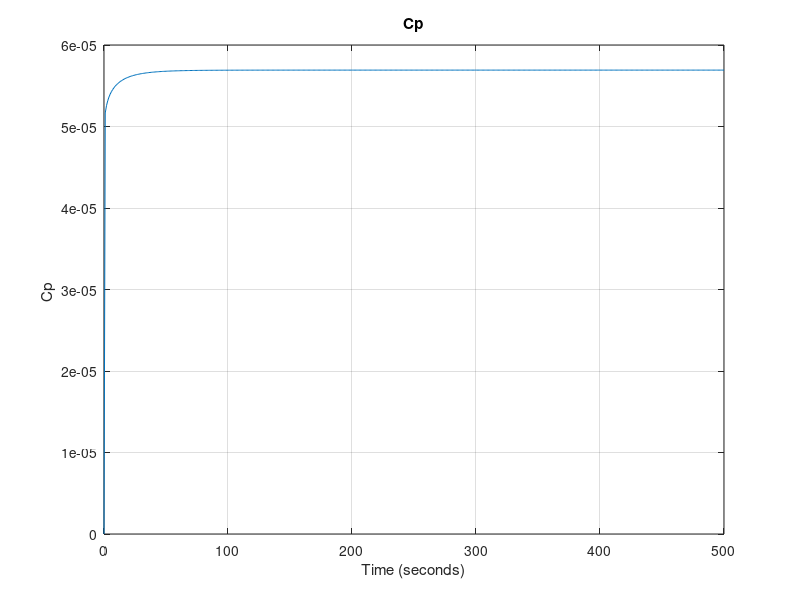
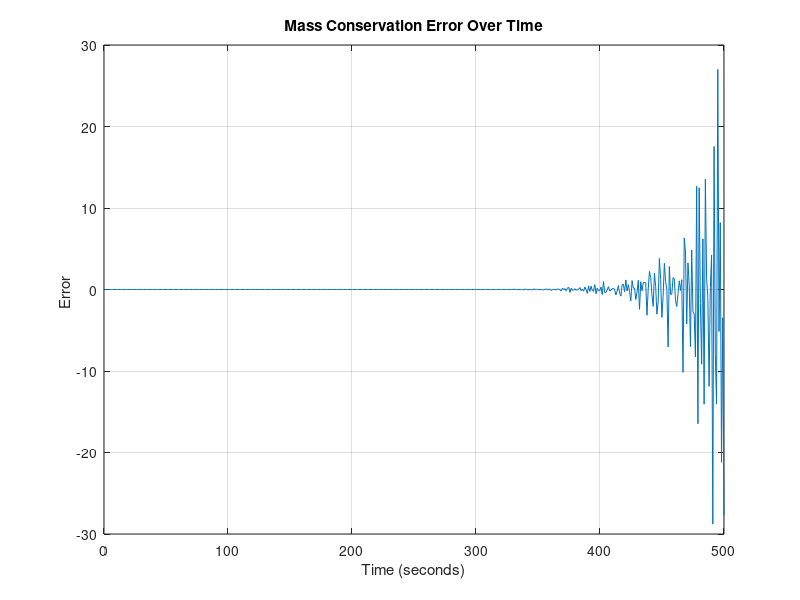
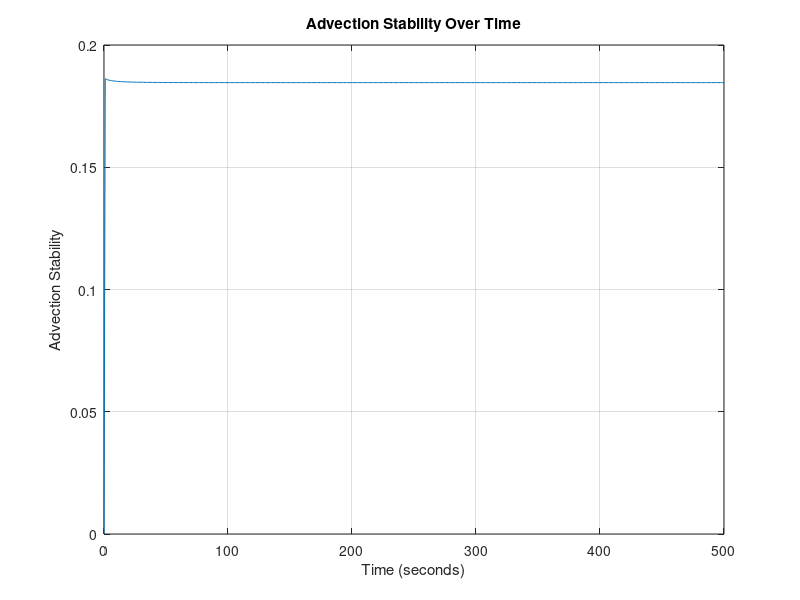
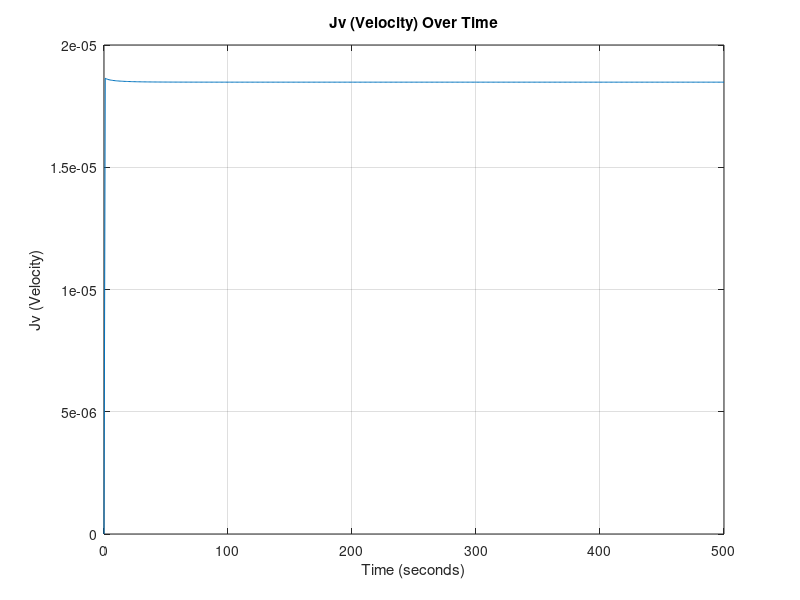

Source code (MATLAB) for these figures, in order: (Note: this script raises an error after producing the figures.)
%__Gruppe 3-Simulering-3.Sem__
clear
close all
clc
%% Inital Parameters
domain_length = 0.1;   % Domain length (meters)
domain_steps = 1000;    % Number of spatial domain_steps points
dx = domain_length / (domain_steps - 1); % Position discretization
 
time_length = 500;      % Time length (seconds)
time_steps = 500;       % Number of time steps
dt = time_length / time_steps; % Temporal discretization

% DEFINED VARIABLES
D = 1.464*10^-9; % Diffusivity coefficient H2PO4- in water [m^2 s^-1]
feed_conc = 0.1; % Constant solute concentration at the first cell 0.1 molar [H2PO4-]
TMP = 35; %TMP: Transmembrane Pressure [bar]

area = 0.0308; % Area of the membrane surface [m^2]
kw = 5.7311*10^(-7); % Initial water permeability m^3 m^-2 bar^-1 s^-1 
my = 0.8903*10^-9; % Water viscosity [Bar∙s]
Rm = 1/(my*kw); % Rejection of water at the membrane (σ) [m^-1]
PC = 0.5; %Percipitate Advection Coefficient

sig_m = 0.1; % Rejection of ions 

% PHYSICAL CONSTANTS
R= 8.31415*10^-2; % Gasconstant [L^3 Bar mol^-1 K^-1]
T= 273.15+25; %Temperature [K]
 
% Anonymous functions
%Lv = @(time) kw*exp(-kb*time); %Water permeability dependent on Fouling

Mp = @(conc) 0.0011*exp(36.328*conc) + 0.263253; % concentration of udfæld in respect to phosphate increase.
Rf = @(conc) alpha*(Mp(conc)/area); % Rate of fouling
Lv = @(conc) 1/(my*(Rm+Rf(conc))); % Water permeability dependent on fouling


% Create a grid for space and time
x = linspace(0, domain_length, domain_steps);
t = linspace(0, time_length, time_steps);

% Initialize the concentration array AND Initial condition (1D)
C = zeros(domain_steps, time_steps)+0.1; % 0.1 molar [H2PO4] at pH 2.9


%Diffusive Stability
DS = D*dt/dx^2;
fprintf('\n Diffusivity Stability = %f', DS);
if DS>0.5 
   fprintf(2,'\n ERROR: Stabilitetsfejl');
else
    fprintf('\n Stable Diffusion Model !!');
end


%% Time-stepping loop
for j = 2:time_steps
    for i = 1:domain_steps
        LastC = C(domain_steps, j-1);

        C(1, :) = feed_conc; % Set the leftmost boundary to 0.1

        Jv = (kw*(TMP-(1*R*T*(LastC))));  % Volume flux = Jv ,  in terms of osmotic pressure (TMP, R, T, delta_C) and Lv. [m/s]

        % Calculate the second derivative in x direction
        if i == 1 %_Left Cell__
            d2Cdx2 = 0;
            dCdt_advection = 0;
        
        elseif i == domain_steps %__Membrane Cell___
            % No right neighbor at the last cell and MEMBRANE
            d2Cdx2 = (D * (C(domain_steps - 1, j-1) - C(domain_steps, j-1))) / dx^2;
            dCdt_advection = -Jv * (C(domain_steps, j-1)*(1-sig_m) - C(domain_steps - 1, j-1)) / dx;

        else    %__Normal Cells__
            % Calculate the second derivative normally
            d2Cdx2 = D * (C(i + 1, j-1) - 2 * C(i, j-1) + C(i - 1, j-1)) / dx^2;
            % Apply advection term
            dCdt_advection = -Jv * (C(i, j-1) - C(i-1, j-1)) / dx;
        end
        % Apply the diffusion-advection-(electromigration) equation
        C(i, j) = C(i, j-1) + dt * (d2Cdx2 + dCdt_advection);
        Jv_values3(j) = Jv; % Plot values
        AS(j) = Jv * dt/dx; % Stability plot values
    end
end
%% conservation and error

volprc = dx*area*1000;  % Volume per cell in Liters

Cw = [0,C(domain_steps, :)]; % Making the matrix line up properly and have the right size
Cw(end) = [];

Systemdiff = [0, diff(sum(C*volprc,1))]; % Difference in system concentration per dt

inflow = feed_conc*(Jv_values3)*(dt/dx)*volprc; % In - mol
outflow = Cw.* Jv_values3*(dt/dx)*volprc*(1-sig_m); % Out - mol
infoutdiff = (inflow - outflow);
ERROR = ((Systemdiff - infoutdiff).*Systemdiff.^(-1))*100; % The mass conservation error

%% 2D Plots

% Plot Mass Conservation Error values over time

figure;
plot(t, outflow);
xlabel('Time (seconds)');
ylabel('Cp ');
title('Cp');
grid on;



% Plot Mass Conservation Error values over time

figure;
plot(t, ERROR);
xlabel('Time (seconds)');
ylabel('Error ');
title('Mass Conservation Error Over Time');
grid on;

% Plot Advection Stability (DS) values over time

figure;
plot(t, AS);
xlabel('Time (seconds)');
ylabel('Advection Stability');
title('Advection Stability Over Time');
grid on;

% Plot Jv values over time
figure;
plot(t, Jv_values3);
xlabel('Time (seconds)');
ylabel('Jv (Velocity)');
title('Jv (Velocity) Over Time');
grid on;
ax = gca;
ax.YAxis.Exponent = -5;

% Define fractions of time steps you want to visualize
time_fraction = [0.001, 0.01, 0.1, 0.25, 0.5, 0.9];  % For example, 0.1 corresponds to 10% of time steps

% Calculate the corresponding time indices
time_instances = round(time_fraction * time_steps);

% Create a figure for the first plot
figure;
hold on;

% Plot concentration at specific time instances
for i = 1:length(time_instances)
    time_index = time_instances(i);
    plot(x, C(:, time_index));
end

xlabel('Position (meter)');
ylabel('Koncentration (M)');
title('Koncentration over Position ved Forskellige Tidsfraktioner');
xlim([0.0975, domain_length]);
ylim([0.1, 0.118]);

% Add a legend for clarity
legend(arrayfun(@(f) ['t=', num2str(f)], time_fraction, 'UniformOutput', false));

grid on;
hold off;


%% 3D Plot

% Create a 3D surface plot to visualize concentration over time and position
[T, X] = meshgrid(t, x);
figure;
h = surf(X, T, C); % Transpose removed here
xlabel('Position (meter)');
ylabel('Tid (sekunder)');
zlabel('Koncentration (M)');
title('Koncentration Over Tid og Position');

% Set axis limits to start at the origin
xlim([0, domain_length]);
ylim([0, time_length]);
zlim([0.1, 0.12]); % Assuming max(C(:)) is the maximum concentration in your data

set(h,'LineStyle','none')
colormap(jet)
clim([0.1 0.12])

%%
save('step3jv', 'Jv_values3')
